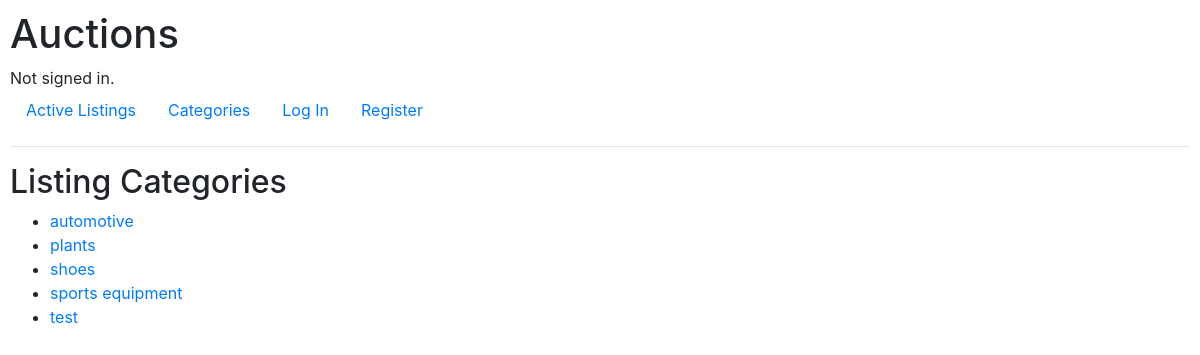
The page /listing-categories on the database as committed earlier.
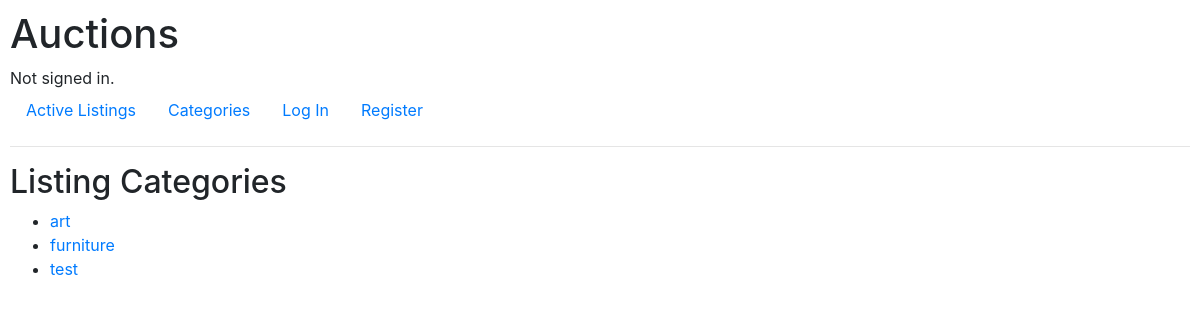
The same page on the database as committed later.
### auctions/models.py (models this page shows, shortened)
class Listing(models.Model):
  user = models.ForeignKey(User, on_delete=models.CASCADE, related_name="listings")
  title = models.CharField(max_length=64)
  price = models.DecimalField(max_digits=8, decimal_places=2)
  description = models.TextField(max_length=256)
  date = models.DateTimeField(auto_now_add=True)
  photo = models.URLField(max_length=200, blank=True)
  category = models.CharField(max_length=32, blank=True)
  status = models.BooleanField(default=True)

### auctions/views.py (the view)
# urls.py: path("listing-categories", views.listing_categories, name="listing-categories"),
def listing_categories(request):
  categories = []
  listings = Listing.objects.filter(status=True).exclude(category="")
  for listing in listings:
    if listing.category not in categories:
      categories.append(listing.category)
  categories.sort()
  return render(request, "auctions/listing-categories.html", {
    "categories": categories
  })

### auctions/templates/auctions/listing-categories.html
{% extends "auctions/layout.html" %}
{% block body %}
  <h2>Listing Categories</h2>
  <ul>
    {% for category in categories %}
      <li><a href="{% url 'category' category %}">{{ category }}</a></li>
    {% endfor %}
  </ul>
{% endblock %}

### auctions/templates/auctions/layout.html (shortened to what this page needs)
{% load static %}
<!DOCTYPE html>
<html lang="en">
    <head>
        <link rel="stylesheet" href="https://stackpath.bootstrapcdn.com/bootstrap/4.4.1/css/bootstrap.min.css">
        <link href="{% static 'auctions/styles.css' %}" rel="stylesheet">
    </head>
    <body>
        <h1>Auctions</h1>
        <div>
            {% if user.is_authenticated %}
                Signed in as <strong>{{ user.username }}</strong>.
            {% else %}
                Not signed in.
            {% endif %}
        </div>
        <ul class="nav">
            <li class="nav-item">
                <a class="nav-link" href="{% url 'index' %}">Active Listings</a>
            </li>
            <li class="nav-item">
              <a class="nav-link" href="{% url 'listing-categories' %}">Categories</a>
            </li>
            {% if user.is_authenticated %}
                <li class="nav-item">
                    <a class="nav-link" href="{% url 'create-listing' %}">Create Listing</a>
                </li>
                <li class="nav-item">
                  <a class="nav-link" href="{% url 'watchlist' %}">Watchlist</a>
                </li>
                <li class="nav-item">
                    <a class="nav-link" href="{% url 'logout' %}">Log Out</a>
                </li>
            {% else %}
                <li class="nav-item">
                    <a class="nav-link" href="{% url 'login' %}">Log In</a>
                </li>
                <li class="nav-item">
                    <a class="nav-link" href="{% url 'register' %}">Register</a>
                </li>
            {% endif %}
        </ul>
        <hr>
        {% block body %}
        {% endblock %}
    </body>
</html>

### auctions/static/auctions/styles.css (style rules this page uses)
body { padding: 10px; }

Rows that differ between the two databases and show on the page:
no longer on this page (row edited): Listing: categories "automotive"
no longer on this page (row edited): Listing: categories "plants"
no longer on this page (row edited): Listing: categories "shoes"
no longer on this page (row edited): Listing: categories "sports equipment"
added Listing: categories "art"
added Listing: categories "furniture"
